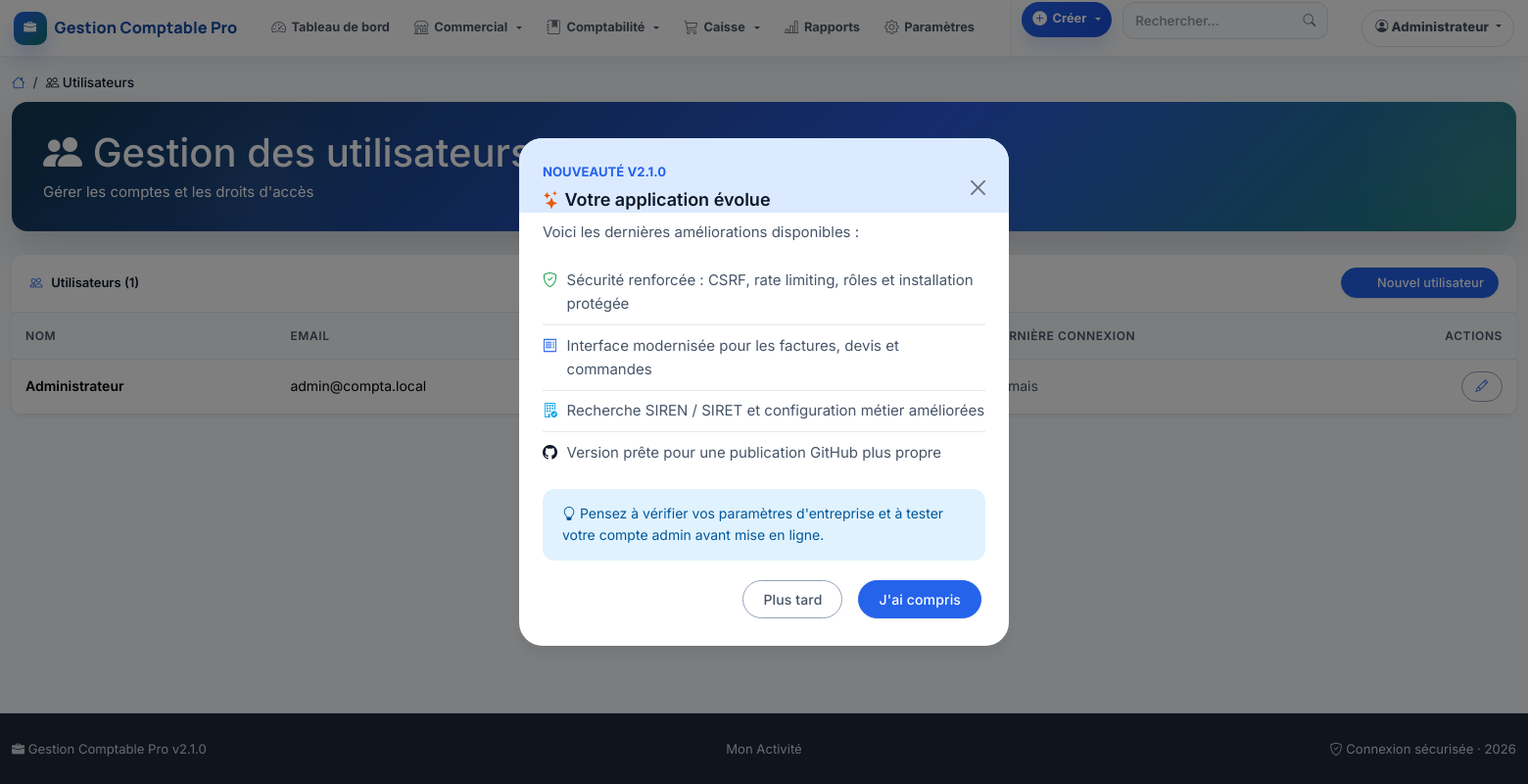
Screenshot of /utilisateurs.php (signed in) with the database file from the repository.
### tables this page shows
CREATE TABLE IF NOT EXISTS `users` (
    `id` INT UNSIGNED AUTO_INCREMENT PRIMARY KEY,
    `nom` VARCHAR(100) NOT NULL,
    `email` VARCHAR(150) NOT NULL UNIQUE,
    `password_hash` VARCHAR(255) NOT NULL,
    `role` ENUM('admin', 'comptable', 'lecteur') NOT NULL DEFAULT 'comptable',
    `actif` TINYINT(1) DEFAULT 1,
    `derniere_connexion` DATETIME DEFAULT NULL,
    `created_at` DATETIME DEFAULT CURRENT_TIMESTAMP,
    `updated_at` DATETIME DEFAULT CURRENT_TIMESTAMP ON UPDATE CURRENT_TIMESTAMP
);

CREATE TABLE IF NOT EXISTS `parametres` (
    `cle` VARCHAR(50) PRIMARY KEY,
    `valeur` VARCHAR(255) NOT NULL,
    `description` VARCHAR(255) DEFAULT NULL
);

### functions.php (called while the page is built, shortened)
<?php
function isLoggedIn(): bool {
    return !empty($_SESSION['user_id']);
}
function getCurrentUser(): ?array {
    static $user = null;
    if ($user === null) {
        $db = getDB();
        $stmt = $db->prepare('SELECT id, nom, email, role, actif FROM users WHERE id = ? AND actif = 1');
        $stmt->execute([$_SESSION['user_id']]);
        $user = $stmt->fetch() ?: null;
    }
    return $user;
}
function requireLogin(): void {
    if (!isLoggedIn() || !getCurrentUser()) {
        $_SESSION['redirect_after_login'] = $_SERVER['REQUEST_URI'];
        $_SESSION = [];
        session_destroy();
        header('Location: ' . BASE_URL . 'login.php');
        exit;
    }
}
function requireRole(string ...$roles): void {
    $user = getCurrentUser();
}
function e(string $str): string {
    return htmlspecialchars($str, ENT_QUOTES, 'UTF-8');
}
function getParam(string $cle, string $defaut = ''): string {
    $db = getDB();
    $stmt = $db->prepare('SELECT valeur FROM parametres WHERE cle = ?');
    $stmt->execute([$cle]);
    $row = $stmt->fetch();
    return $row ? $row['valeur'] : $defaut;
}

### utilisateurs.php (the view, shortened to what this page needs)
<?php
require_once __DIR__ . '/functions.php';
requireLogin();
$action = $_GET['action'] ?? 'liste';
include __DIR__ . '/header.php';
?>
<?php if ($action === 'liste'): ?>
    <div class="hero-banner mb-4">
        <h1 class="mb-1"><i class="bi bi-people-fill"></i> Gestion des utilisateurs</h1>
        <p class="mb-0">Gérer les comptes et les droits d'accès</p>
    </div>
    <?php
    $users = $db->query('SELECT id, nom, email, role, actif, derniere_connexion, created_at FROM users ORDER BY created_at DESC')->fetchAll();
    ?>
    <div class="card border-0 shadow-sm">
        <div class="card-header d-flex justify-content-between align-items-center">
            <span><i class="bi bi-people"></i> Utilisateurs (<?= count($users) ?>)</span>
            <a href="<?= BASE_URL ?>utilisateurs.php?action=ajouter" class="btn btn-sm btn-primary">
                <i class="bi bi-plus-lg"></i> Nouvel utilisateur
            </a>
        </div>
        <div class="card-body p-0">
            <div class="table-responsive">
                <table class="table table-hover mb-0">
                    <thead class="table-light">
                        <tr>
                            <th>Nom</th>
                            <th>Email</th>
                            <th>Rôle</th>
                            <th>Statut</th>
                            <th>Dernière connexion</th>
                            <th class="text-end">Actions</th>
                        </tr>
                    </thead>
                    <tbody>
                        <?php foreach ($users as $u): ?>
                        <tr>
                            <td class="fw-semibold"><?= e($u['nom']) ?></td>
                            <td><?= e($u['email']) ?></td>
                            <td>
                                <?php
                                $roleBadge = match($u['role']) {
                                    'admin' => 'bg-danger',
                                    'comptable' => 'bg-primary',
                                    'lecteur' => 'bg-secondary',
                                    default => 'bg-dark'
                                };
                                ?>
                                <span class="badge <?= $roleBadge ?>"><?= e(ucfirst($u['role'])) ?></span>
                            </td>
                            <td>
                                <?php if ($u['actif']): ?>
                                    <span class="badge bg-success"><i class="bi bi-check-circle"></i> Actif</span>
                                <?php else: ?>
                                    <span class="badge bg-warning text-dark"><i class="bi bi-pause-circle"></i> Inactif</span>
                                <?php endif; ?>
                            </td>
                            <td>
                                <?= $u['derniere_connexion'] ? formatDate($u['derniere_connexion']) : '<span class="text-muted">Jamais</span>' ?>
                            </td>
                            <td class="text-end">
                                <a href="<?= BASE_URL ?>utilisateurs.php?action=modifier&id=<?= $u['id'] ?>" class="btn btn-sm btn-outline-primary">
                                    <i class="bi bi-pencil"></i>
                                </a>
                            </td>
                        </tr>
                        <?php endforeach; ?>
                    </tbody>
                </table>
            </div>
        </div>
    </div>
<?php endif; ?>
<?php require_once __DIR__ . '/footer.php'; ?>

### header.php (shortened to what this page needs)
<?php
require_once __DIR__ . '/functions.php';
$currentUser = getCurrentUser();
$page_courante = basename($_SERVER['SCRIPT_NAME'], '.php');
?>
<!DOCTYPE html>
<html lang="fr">
<head>
    <link href="https://cdn.jsdelivr.net/npm/bootstrap@5.3.3/dist/css/bootstrap.min.css" rel="stylesheet">
    <link href="https://cdn.jsdelivr.net/npm/bootstrap-icons@1.11.3/font/bootstrap-icons.min.css" rel="stylesheet">
    <link href="<?= BASE_URL ?>assets/style.css" rel="stylesheet">
</head>
<body>
    <nav class="navbar navbar-expand-xxl navbar-dark navbar-blue app-navbar-sticky">
        <div class="container-fluid">
            <a class="navbar-brand" href="<?= BASE_URL ?>">
                <i class="bi bi-briefcase-fill"></i> <?= APP_NAME ?>
            </a>
            <div class="offcanvas offcanvas-end offcanvas-xxl app-navbar-panel" tabindex="-1" id="navbarPanel" aria-labelledby="navbarPanelLabel">
                <div class="offcanvas-body app-navbar-collapse">
                    <ul class="navbar-nav me-auto app-navbar-nav">
                    <li class="nav-item">
                        <a class="nav-link <?= $page_courante === 'index' ? 'active' : '' ?>" href="<?= BASE_URL ?>">
                            <i class="bi bi-speedometer2"></i> Tableau de bord
                        </a>
                    </li>
                    <li class="nav-item dropdown">
                        <a class="nav-link dropdown-toggle <?= in_array($page_courante, ['clients', 'devis', 'factures', 'commandes', 'paiements']) ? 'active' : '' ?>"
                           href="#" role="button" data-bs-toggle="dropdown">
                            <i class="bi bi-shop"></i> Commercial
                        </a>
                    </li>
                    <li class="nav-item dropdown">
                        <a class="nav-link dropdown-toggle <?= in_array($page_courante, ['comptabilite', 'transactions', 'categories', 'exercices']) ? 'active' : '' ?>"
                           href="#" role="button" data-bs-toggle="dropdown">
                            <i class="bi bi-journal-bookmark-fill"></i> Comptabilité
                        </a>
                    </li>
                    <li class="nav-item dropdown">
                        <a class="nav-link dropdown-toggle <?= in_array($page_courante, ['caisse', 'produits', 'inventaire', 'cloture_caisse']) ? 'active' : '' ?>"
                           href="#" role="button" data-bs-toggle="dropdown">
                            <i class="bi bi-cart3"></i> Caisse
                        </a>
                    </li>
                    <li class="nav-item">
                        <a class="nav-link <?= $page_courante === 'rapports' ? 'active' : '' ?>" href="<?= BASE_URL ?>rapports.php">
                            <i class="bi bi-bar-chart-line"></i> Rapports
                        </a>
                    </li>
                    <li class="nav-item">
                        <a class="nav-link <?= $page_courante === 'parametres' ? 'active' : '' ?>" href="<?= BASE_URL ?>parametres.php">
                            <i class="bi bi-gear"></i> Paramètres
                        </a>
                    </li>
                    </ul>
                    <div class="navbar-nav me-2 app-navbar-quick">
                        <div class="nav-item dropdown">
                            <a class="nav-link dropdown-toggle" href="#" role="button" data-bs-toggle="dropdown">
                                <i class="bi bi-plus-circle-fill"></i> Créer
                            </a>
                        </div>
                    </div>
                    <form class="d-none d-xxl-flex me-2 position-relative app-navbar-search js-smart-search" action="<?= BASE_URL ?>recherche.php" method="GET" autocomplete="off">
                        <div class="input-group input-group-sm">
                            <input type="text" class="form-control"
                                   name="q" placeholder="Rechercher..." id="searchGlobal"
                                   data-search-input="desktop"
                                   value="<?= e($_GET['q'] ?? '') ?>">
                            <button class="btn" type="submit">
                                <i class="bi bi-search"></i>
                            </button>
                        </div>
                    </form>
                    <div class="navbar-text text-light d-flex align-items-center gap-2 app-navbar-user">
                        <div class="dropdown">
                            <a class="btn btn-sm btn-outline-light dropdown-toggle" href="#" role="button" data-bs-toggle="dropdown">
                                <i class="bi bi-person-circle"></i> <?= e($currentUser['nom'] ?? '') ?>
                            </a>
                        </div>
                    </div>
                </div>
            </div>
        </div>
    </nav>
    <main class="container-fluid mt-3 app-content">
        <?php
        $breadcrumbMap = [
            'index' => ['label' => 'Tableau de bord', 'icon' => 'speedometer2'],
            'clients' => ['label' => 'Clients', 'icon' => 'people', 'parent' => 'commercial'],
            'devis' => ['label' => 'Devis', 'icon' => 'file-earmark-text', 'parent' => 'commercial'],
            'factures' => ['label' => 'Factures', 'icon' => 'receipt', 'parent' => 'commercial'],
            'commandes' => ['label' => 'Commandes', 'icon' => 'cart-check', 'parent' => 'commercial'],
            'paiements' => ['label' => 'Paiements', 'icon' => 'credit-card', 'parent' => 'commercial'],
            'transactions' => ['label' => 'Transactions', 'icon' => 'arrow-left-right', 'parent' => 'comptabilite'],
            'categories' => ['label' => 'Catégories', 'icon' => 'tags', 'parent' => 'comptabilite'],
            'exercices' => ['label' => 'Exercices', 'icon' => 'calendar-range', 'parent' => 'comptabilite'],
            'comptabilite' => ['label' => 'Grand livre', 'icon' => 'journal-text', 'parent' => 'comptabilite'],
            'caisse' => ['label' => 'Caisse', 'icon' => 'cart3'],
            'produits' => ['label' => 'Produits', 'icon' => 'box-seam', 'parent' => 'caisse_parent'],
            'inventaire' => ['label' => 'Inventaires', 'icon' => 'clipboard-check', 'parent' => 'caisse_parent'],
            'cloture_caisse' => ['label' => 'Clôture caisse', 'icon' => 'lock', 'parent' => 'caisse_parent'],
            'rapports' => ['label' => 'Rapports', 'icon' => 'bar-chart-line'],
            'conges' => ['label' => 'Congés payés', 'icon' => 'calendar2-check'],
            'paie' => ['label' => 'Bulletins de paye', 'icon' => 'cash-coin'],
            'parametres' => ['label' => 'Paramètres', 'icon' => 'gear'],
            'utilisateurs' => ['label' => 'Utilisateurs', 'icon' => 'people'],
            'profil' => ['label' => 'Mon profil', 'icon' => 'person-gear'],
            'recherche' => ['label' => 'Recherche', 'icon' => 'search'],
            'setup' => ['label' => 'Configuration', 'icon' => 'gear-wide-connected'],
            'register' => ['label' => 'Inscription', 'icon' => 'person-plus'],
        ];
        if ($page_courante !== 'index' && isset($breadcrumbMap[$page_courante])):
            $bc = $breadcrumbMap[$page_courante];
        ?>
        <nav aria-label="breadcrumb" class="mb-2">
            <ol class="breadcrumb mb-0" style="font-size: 0.85rem;">
                <li class="breadcrumb-item"><a href="<?= BASE_URL ?>"><i class="bi bi-house"></i></a></li>
                <li class="breadcrumb-item active"><i class="bi bi-<?= $bc['icon'] ?>"></i> <?= $bc['label'] ?></li>
            </ol>
        </nav>
        <?php endif; ?>

### footer.php (shortened to what this page needs)
    </main>
    <footer class="py-4 footer-blue border-top">
        <div class="container-fluid">
            <div class="row align-items-center text-center text-md-start">
                <div class="col-md-4">
                    <small><i class="bi bi-briefcase-fill"></i> <?= e(APP_NAME) ?> v<?= e(APP_VERSION) ?></small>
                </div>
                <div class="col-md-4 text-center">
                    <small><?= e(getParam('nom_entreprise', 'Mon Activité')) ?></small>
                </div>
                <div class="col-md-4 text-md-end">
                    <small><i class="bi bi-shield-check"></i> Connexion sécurisée · <?= date('Y') ?></small>
                </div>
            </div>
        </div>
    </footer>
    <div class="modal fade" id="newsModal" tabindex="-1" aria-labelledby="newsModalLabel" aria-hidden="true" data-version="<?= e(APP_VERSION) ?>">
        <div class="modal-dialog modal-dialog-centered">
            <div class="modal-content news-modal">
                <div class="modal-header border-0 pb-0">
                    <div>
                        <div class="small text-uppercase text-primary fw-bold mb-1">Nouveauté v<?= e(APP_VERSION) ?></div>
                        <h5 class="modal-title" id="newsModalLabel"><i class="bi bi-stars text-warning"></i> Votre application évolue</h5>
                    </div>
                    <button type="button" class="btn-close" data-bs-dismiss="modal" aria-label="Fermer"></button>
                </div>
                <div class="modal-body pt-2">
                    <p class="text-muted">Voici les dernières améliorations disponibles :</p>
                    <ul class="news-list">
                        <li><i class="bi bi-shield-check text-success"></i> Sécurité renforcée : CSRF, rate limiting, rôles et installation protégée</li>
                        <li><i class="bi bi-receipt text-primary"></i> Interface modernisée pour les factures, devis et commandes</li>
                        <li><i class="bi bi-building-check text-info"></i> Recherche SIREN / SIRET et configuration métier améliorées</li>
                        <li><i class="bi bi-github text-dark"></i> Version prête pour une publication GitHub plus propre</li>
                    </ul>
                    <div class="alert alert-info border-0 mb-0">
                        <i class="bi bi-lightbulb"></i> Pensez à vérifier vos paramètres d'entreprise et à tester votre compte admin avant mise en ligne.
                    </div>
                </div>
                <div class="modal-footer border-0 pt-0">
                    <button type="button" class="btn btn-outline-secondary" data-bs-dismiss="modal">Plus tard</button>
                    <button type="button" class="btn btn-primary" id="dismissNewsPermanently">J'ai compris</button>
                </div>
            </div>
        </div>
    </div>
</body>
</html>

### rows the page displays
users: nom "Administrateur", email "admin@compta.local", shows "Jamais"
parametres: valeur "Mon Activité"

### other values shown
APP_NAME "Gestion Comptable Pro"
$bc['label'] "Utilisateurs"
count($users) "1"
APP_VERSION "2.1.0"
